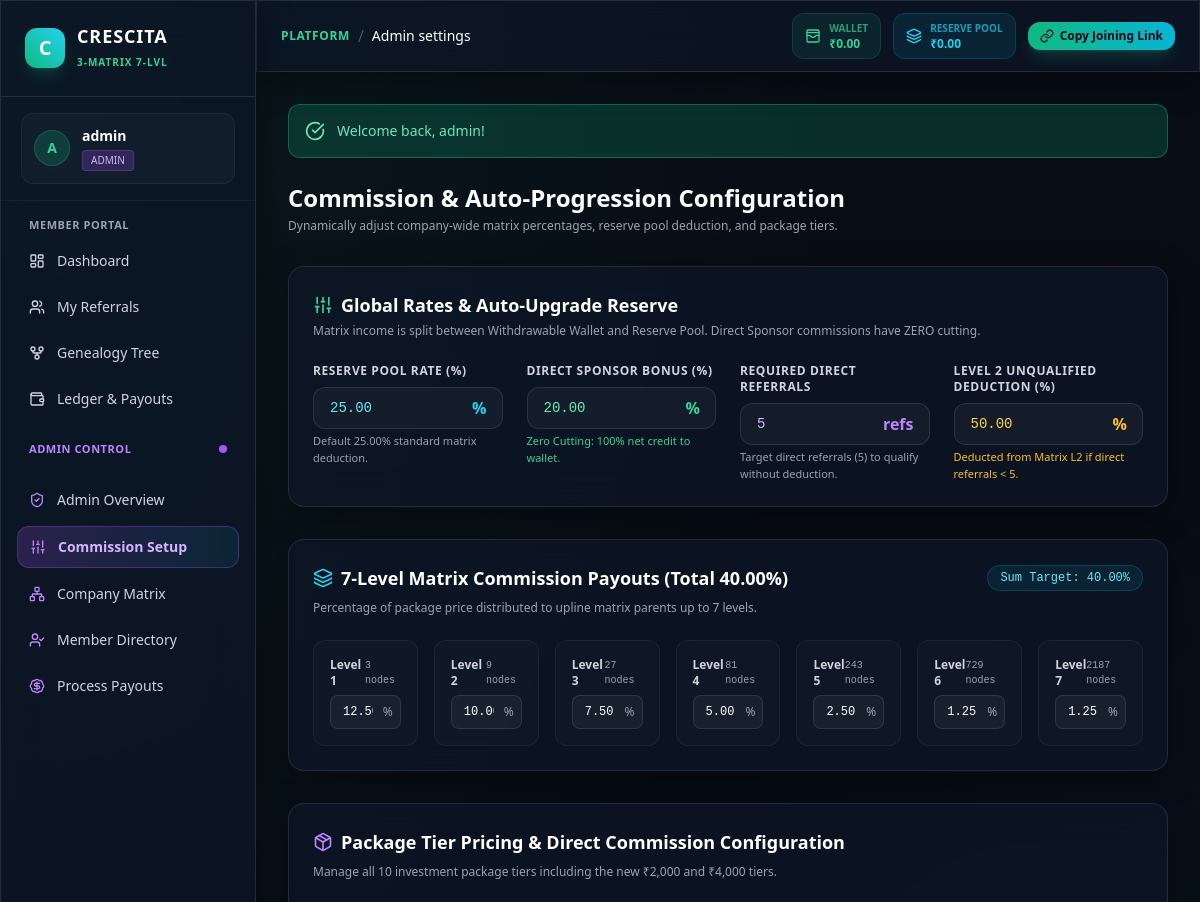
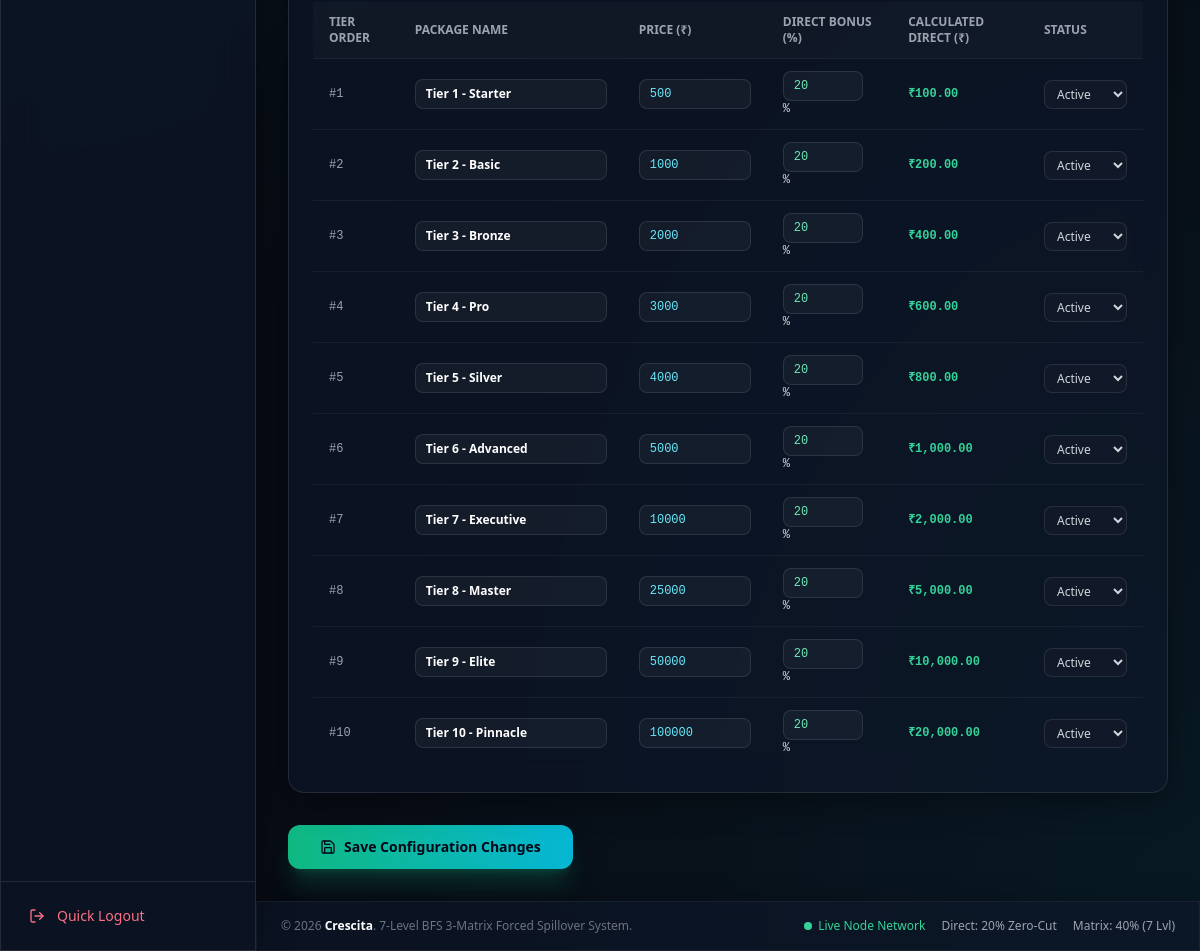
Screenshot of /?page=admin_settings (signed in) with the database file from the repository (2 pictures, top to bottom).
### tables this page shows
CREATE TABLE users (
    id INT UNSIGNED AUTO_INCREMENT PRIMARY KEY,
    username VARCHAR(50) NOT NULL UNIQUE,
    email VARCHAR(100) NOT NULL UNIQUE,
    password VARCHAR(255) NOT NULL,
    full_name VARCHAR(100) NOT NULL,
    phone VARCHAR(20) NOT NULL,
    role ENUM('user', 'admin') NOT NULL DEFAULT 'user',
    sponsor_id INT UNSIGNED NULL,
    wallet_balance DECIMAL(15, 2) NOT NULL DEFAULT 0.00,
    reserve_balance DECIMAL(15, 2) NOT NULL DEFAULT 0.00,
    status ENUM('active', 'inactive', 'suspended') NOT NULL DEFAULT 'active',
    created_at TIMESTAMP DEFAULT CURRENT_TIMESTAMP,
    CONSTRAINT fk_users_sponsor FOREIGN KEY (sponsor_id) REFERENCES users(id) ON DELETE SET NULL
);

CREATE TABLE packages (
    id INT UNSIGNED AUTO_INCREMENT PRIMARY KEY,
    name VARCHAR(50) NOT NULL,
    price DECIMAL(15, 2) NOT NULL,
    direct_commission_percent DECIMAL(5, 2) NOT NULL DEFAULT 20.00,
    sort_order INT UNSIGNED NOT NULL DEFAULT 1,
    status ENUM('active', 'inactive') NOT NULL DEFAULT 'active',
    created_at TIMESTAMP DEFAULT CURRENT_TIMESTAMP
);

### views/admin/settings.php (the view, shortened to what the rows shown need)
<?php
require_once __DIR__ . '/../layouts/header.php';
$packages = PackageService::getAll();
?>
<div class="mb-8">
    <h2 class="text-2xl font-black text-white">Commission & Auto-Progression Configuration</h2>
</div>
<form method="POST" action="?action=save_settings" class="space-y-8">
    <div class="glass-panel p-6 rounded-2xl border border-white/10">
        <div class="overflow-x-auto">
            <table class="w-full text-left text-sm text-gray-300">
                <thead class="text-xs text-gray-400 uppercase bg-white/[0.02] border-b border-white/5">
                    <tr>
                        <th class="py-3 px-4">Tier Order</th>
                        <th class="py-3 px-4">Package Name</th>
                        <th class="py-3 px-4">Price (₹)</th>
                        <th class="py-3 px-4">Direct Bonus (%)</th>
                        <th class="py-3 px-4">Calculated Direct (₹)</th>
                        <th class="py-3 px-4">Status</th>
                    </tr>
                </thead>
                <tbody class="divide-y divide-white/5 font-mono text-xs">
                    <?php foreach ($packages as $pkg): ?>
                        <tr>
                            <td class="py-3 px-4 text-gray-400">#<?= $pkg['sort_order'] ?></td>
                            <td class="py-3 px-4 font-sans font-bold text-white">
                                <input type="text" name="package_name[<?= $pkg['id'] ?>]" value="<?= htmlspecialchars($pkg['name']) ?>" required
                                    class="px-2.5 py-1.5 rounded-lg bg-white/[0.04] border border-white/10 text-white font-sans text-xs outline-none w-48">
                            </td>
                            <td class="py-3 px-4">
                                <input type="number" step="0.01" min="1" name="package_price[<?= $pkg['id'] ?>]" value="<?= (float)$pkg['price'] ?>" required
                                    class="px-2.5 py-1.5 rounded-lg bg-white/[0.04] border border-white/10 text-cyan-300 font-mono text-xs outline-none w-28">
                            </td>
                            <td class="py-3 px-4">
                                <input type="number" step="0.01" min="0" max="100" name="package_direct[<?= $pkg['id'] ?>]" value="<?= (float)$pkg['direct_commission_percent'] ?>" required
                                    class="px-2.5 py-1.5 rounded-lg bg-white/[0.04] border border-white/10 text-emerald-300 font-mono text-xs outline-none w-20"> %
                            </td>
                            <td class="py-3 px-4 text-emerald-400 font-bold">
                                ₹<?= number_format(((float)$pkg['price'] * (float)$pkg['direct_commission_percent']) / 100, 2) ?>
                            </td>
                            <td class="py-3 px-4 font-sans">
                                <select name="package_status[<?= $pkg['id'] ?>]" class="px-2 py-1 rounded-lg bg-gray-900 border border-white/10 text-xs">
                                    <option value="active" <?= $pkg['status'] === 'active' ? 'selected' : '' ?>>Active</option>
                                </select>
                            </td>
                        </tr>
                    <?php endforeach; ?>
                </tbody>
            </table>
        </div>
    </div>
</form>
<?php require_once __DIR__ . '/../layouts/footer.php'; ?>

### views/layouts/header.php (shortened to what the rows shown need)
<?php
$user = AuthService::getCurrentUser();
$currentPage = $_GET['page'] ?? 'dashboard';
?>
<!DOCTYPE html>
<html lang="en" class="dark">
<head>
    <script src="https://cdn.tailwindcss.com"></script>
</head>
<body class="min-h-screen antialiased flex flex-col">
<?php if ($user): ?>
    <aside id="sidebar" class="w-64 fixed left-0 top-0 bottom-0 z-50 glass-panel border-r border-white/10 flex flex-col transition-transform duration-300 -translate-x-full md:translate-x-0">
        <div class="px-6 py-6 border-b border-white/10 flex items-center justify-between">
            <a href="?page=dashboard" class="flex items-center space-x-3">
                <div class="w-10 h-10 rounded-xl bg-gradient-to-tr from-emerald-500 to-cyan-400 flex items-center justify-center font-black text-white text-xl shadow-lg shadow-emerald-500/20">
                    C
                </div>
                <div>
                    <div class="font-extrabold tracking-wider text-white text-lg leading-tight">CRESCITA</div>
                    <span class="text-[10px] text-emerald-400 font-semibold uppercase tracking-widest">3-Matrix 7-Lvl</span>
                </div>
            </a>
        </div>
        <div class="px-5 py-4 border-b border-white/5">
            <div class="p-3 rounded-xl bg-white/[0.03] border border-white/5 flex items-center space-x-3">
                <div class="w-9 h-9 rounded-full bg-emerald-500/20 border border-emerald-500/30 flex items-center justify-center font-bold text-emerald-400 text-sm">
                    <?= strtoupper(substr($user['username'], 0, 1)) ?>
                </div>
                <div class="overflow-hidden">
                    <p class="text-sm font-semibold text-white truncate"><?= htmlspecialchars($user['username']) ?></p>
                    <span class="inline-flex items-center px-2 py-0.5 rounded text-[10px] font-medium <?= $user['role'] === 'admin' ? 'bg-purple-500/20 text-purple-300 border border-purple-500/30' : 'bg-emerald-500/20 text-emerald-300 border border-emerald-500/30' ?>">
                        <?= strtoupper($user['role']) ?>
                    </span>
                </div>
            </div>
        </div>
        <nav class="flex-1 px-4 py-4 space-y-1.5 overflow-y-auto">
            <div class="text-[11px] font-semibold text-gray-400 uppercase tracking-wider px-3 mb-2">Member Portal</div>
            <a href="?page=dashboard" class="flex items-center space-x-3 px-3 py-2.5 rounded-xl text-sm font-medium transition <?= $currentPage === 'dashboard' ? 'bg-gradient-to-r from-emerald-500/20 to-cyan-500/10 text-emerald-300 border border-emerald-500/30 font-semibold' : 'text-gray-300 hover:bg-white/5 hover:text-white' ?>">
                <i data-lucide="layout-dashboard" class="w-4 h-4"></i>
                <span>Dashboard</span>
            </a>
            <a href="?page=referrals" class="flex items-center space-x-3 px-3 py-2.5 rounded-xl text-sm font-medium transition <?= $currentPage === 'referrals' ? 'bg-gradient-to-r from-emerald-500/20 to-cyan-500/10 text-emerald-300 border border-emerald-500/30 font-semibold' : 'text-gray-300 hover:bg-white/5 hover:text-white' ?>">
                <i data-lucide="users" class="w-4 h-4"></i>
                <span>My Referrals</span>
            </a>
            <a href="?page=genealogy" class="flex items-center space-x-3 px-3 py-2.5 rounded-xl text-sm font-medium transition <?= $currentPage === 'genealogy' ? 'bg-gradient-to-r from-emerald-500/20 to-cyan-500/10 text-emerald-300 border border-emerald-500/30 font-semibold' : 'text-gray-300 hover:bg-white/5 hover:text-white' ?>">
                <i data-lucide="git-fork" class="w-4 h-4"></i>
                <span>Genealogy Tree</span>
            </a>
            <a href="?page=ledger" class="flex items-center space-x-3 px-3 py-2.5 rounded-xl text-sm font-medium transition <?= $currentPage === 'ledger' ? 'bg-gradient-to-r from-emerald-500/20 to-cyan-500/10 text-emerald-300 border border-emerald-500/30 font-semibold' : 'text-gray-300 hover:bg-white/5 hover:text-white' ?>">
                <i data-lucide="wallet" class="w-4 h-4"></i>
                <span>Ledger & Payouts</span>
            </a>
            <?php if ($user['role'] === 'admin'): ?>
                <div class="pt-4 pb-2">
                    <div class="text-[11px] font-semibold text-purple-400 uppercase tracking-wider px-3 mb-2 flex items-center justify-between">
                        <span>Admin Control</span>
                        <span class="w-2 h-2 rounded-full bg-purple-500 animate-pulse"></span>
                    </div>
                </div>
                <a href="?page=admin_dashboard" class="flex items-center space-x-3 px-3 py-2.5 rounded-xl text-sm font-medium transition <?= $currentPage === 'admin_dashboard' ? 'bg-gradient-to-r from-purple-500/20 to-cyan-500/10 text-purple-300 border border-purple-500/30 font-semibold' : 'text-gray-300 hover:bg-white/5 hover:text-white' ?>">
                    <i data-lucide="shield-check" class="w-4 h-4 text-purple-400"></i>
                    <span>Admin Overview</span>
                </a>
                <a href="?page=admin_settings" class="flex items-center space-x-3 px-3 py-2.5 rounded-xl text-sm font-medium transition <?= $currentPage === 'admin_settings' ? 'bg-gradient-to-r from-purple-500/20 to-cyan-500/10 text-purple-300 border border-purple-500/30 font-semibold' : 'text-gray-300 hover:bg-white/5 hover:text-white' ?>">
                    <i data-lucide="sliders" class="w-4 h-4 text-purple-400"></i>
                    <span>Commission Setup</span>
                </a>
                <a href="?page=admin_matrix_tree" class="flex items-center space-x-3 px-3 py-2.5 rounded-xl text-sm font-medium transition <?= $currentPage === 'admin_matrix_tree' ? 'bg-gradient-to-r from-purple-500/20 to-cyan-500/10 text-purple-300 border border-purple-500/30 font-semibold' : 'text-gray-300 hover:bg-white/5 hover:text-white' ?>">
                    <i data-lucide="network" class="w-4 h-4 text-purple-400"></i>
                    <span>Company Matrix</span>
                </a>
                <a href="?page=admin_members" class="flex items-center space-x-3 px-3 py-2.5 rounded-xl text-sm font-medium transition <?= $currentPage === 'admin_members' ? 'bg-gradient-to-r from-purple-500/20 to-cyan-500/10 text-purple-300 border border-purple-500/30 font-semibold' : 'text-gray-300 hover:bg-white/5 hover:text-white' ?>">
                    <i data-lucide="user-check" class="w-4 h-4 text-purple-400"></i>
                    <span>Member Directory</span>
                </a>
                <a href="?page=admin_withdrawals" class="flex items-center space-x-3 px-3 py-2.5 rounded-xl text-sm font-medium transition <?= $currentPage === 'admin_withdrawals' ? 'bg-gradient-to-r from-purple-500/20 to-cyan-500/10 text-purple-300 border border-purple-500/30 font-semibold' : 'text-gray-300 hover:bg-white/5 hover:text-white' ?>">
                    <i data-lucide="badge-dollar-sign" class="w-4 h-4 text-purple-400"></i>
                    <span>Process Payouts</span>
                </a>
            <?php endif; ?>
        </nav>
        <div class="p-4 border-t border-white/10">
            <a href="?action=logout" class="flex items-center space-x-3 px-3 py-2 rounded-xl text-sm font-medium text-rose-400 hover:bg-rose-500/10 transition">
                <i data-lucide="log-out" class="w-4 h-4"></i>
                <span>Quick Logout</span>
            </a>
        </div>
    </aside>
    <div class="md:ml-64 flex-1 flex flex-col min-h-screen pt-14 md:pt-0">
        <header class="sticky top-0 z-30 glass-panel border-b border-white/10 px-6 py-3 flex flex-wrap items-center justify-between gap-4">
            <div class="flex items-center space-x-2">
                <span class="text-xs uppercase tracking-wider text-emerald-400 font-bold">Platform</span>
                <span class="text-gray-600">/</span>
                <span class="text-sm font-medium text-white"><?= ucfirst(str_replace('_', ' ', $currentPage)) ?></span>
            </div>
            <div class="flex items-center flex-wrap gap-3">
                <div class="flex items-center space-x-2 px-3 py-1.5 rounded-xl bg-emerald-500/10 border border-emerald-500/20 text-emerald-400">
                    <i data-lucide="wallet-cards" class="w-4 h-4"></i>
                    <div class="text-xs">
                        <span class="text-emerald-400/70 block text-[10px] uppercase font-bold">Wallet</span>
                        <span class="font-bold">₹<?= number_format((float)$user['wallet_balance'], 2) ?></span>
                    </div>
                </div>
                <div class="flex items-center space-x-2 px-3 py-1.5 rounded-xl bg-cyan-500/10 border border-cyan-500/20 text-cyan-400">
                    <i data-lucide="layers" class="w-4 h-4"></i>
                    <div class="text-xs">
                        <span class="text-cyan-400/70 block text-[10px] uppercase font-bold">Reserve Pool</span>
                        <span class="font-bold">₹<?= number_format((float)$user['reserve_balance'], 2) ?></span>
                    </div>
                </div>
                <?php
                $protocol = (!empty($_SERVER['HTTPS']) && $_SERVER['HTTPS'] !== 'off' || $_SERVER['SERVER_PORT'] == 443) ? "https://" : "http://";
                $domainName = $_SERVER['HTTP_HOST'];
                $joinLink = $protocol . $domainName . "/?page=register&ref=" . urlencode($user['username']);
                ?>
                <button onclick="copyJoinLink('<?= htmlspecialchars($joinLink) ?>')" class="inline-flex items-center space-x-1.5 px-3 py-1.5 rounded-xl bg-gradient-to-r from-emerald-500 to-cyan-500 hover:from-emerald-400 hover:to-cyan-400 text-slate-950 font-bold text-xs shadow-lg shadow-emerald-500/20 transition">
                    <i data-lucide="link" class="w-3.5 h-3.5"></i>
                    <span id="copyBtnText">Copy Joining Link</span>
                </button>
            </div>
        </header>
        <main class="flex-1 p-4 md:p-8 max-w-7xl w-full mx-auto">
            <?php if (!empty($_SESSION['flash_success'])): ?>
                <div class="mb-6 p-4 rounded-xl bg-emerald-500/20 border border-emerald-500/40 text-emerald-300 flex items-center space-x-3">
                    <i data-lucide="check-circle" class="w-5 h-5 flex-shrink-0"></i>
                    <span class="text-sm font-medium"><?= htmlspecialchars($_SESSION['flash_success']) ?></span>
                </div>
            <?php endif; ?>
<?php endif; ?>

### rows the page displays
users: username "A", username "admin", role "ADMIN", wallet_balance "0.00", reserve_balance "0.00"
packages: sort_order "1", name "Tier 1 - Starter", price "500", direct_commission_percent "20", price+direct_commission_percent "100.00", status+id "Active"
packages: sort_order "2", name "Tier 2 - Basic", price "1000", direct_commission_percent "20", price+direct_commission_percent "200.00", status+id "Active"
packages: sort_order "3", name "Tier 3 - Bronze", price "2000", direct_commission_percent "20", price+direct_commission_percent "400.00", status+id "Active"
packages: sort_order "4", name "Tier 4 - Pro", price "3000", direct_commission_percent "20", price+direct_commission_percent "600.00", status+id "Active"
packages: sort_order "5", name "Tier 5 - Silver", price "4000", direct_commission_percent "20", price+direct_commission_percent "800.00", status+id "Active"
packages: sort_order "6", name "Tier 6 - Advanced", price "5000", direct_commission_percent "20", price+direct_commission_percent "1,000.00", status+id "Active"
packages: sort_order "7", name "Tier 7 - Executive", price "10000", direct_commission_percent "20", price+direct_commission_percent "2,000.00", status+id "Active"
packages: sort_order "8", name "Tier 8 - Master", price "25000", direct_commission_percent "20", price+direct_commission_percent "5,000.00", status+id "Active"
packages: sort_order "9", name "Tier 9 - Elite", price "50000", direct_commission_percent "20", price+direct_commission_percent "10,000.00", status+id "Active"
packages: sort_order "10", name "Tier 10 - Pinnacle", price "100000", direct_commission_percent "20", price+direct_commission_percent "20,000.00", status+id "Active"

### other values shown
str_replace('_', ' ', $currentPage) "Admin settings"
$_SESSION['flash_success'] "Welcome back, admin!"
$nodeCapacities[$i] "3"
$nodeCapacities[$i] "9"
$nodeCapacities[$i] "27"
$nodeCapacities[$i] "81"
$nodeCapacities[$i] "243"
$nodeCapacities[$i] "729"
$nodeCapacities[$i] "2187"
